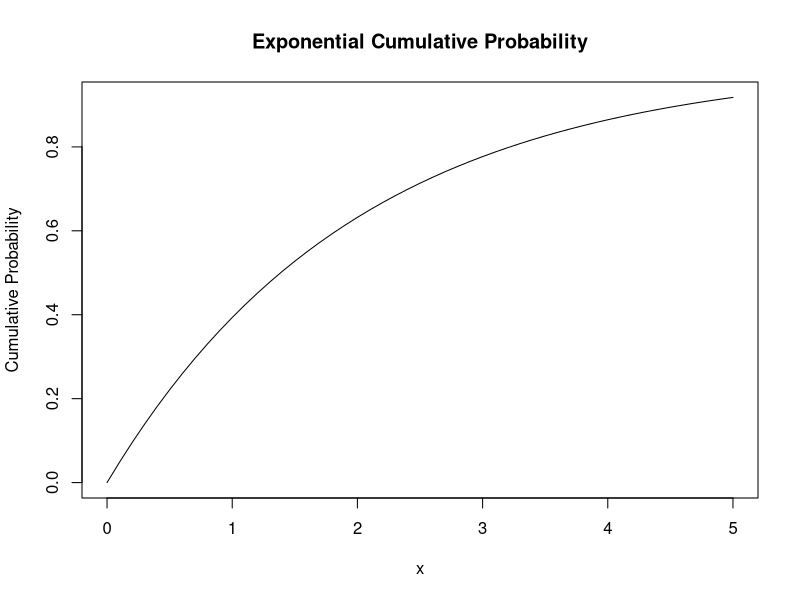

Recreate this plot in R.
# QUESTION-1
# print(punif(45,0,60,lower.tail=FALSE))
# print(punif(30,0,60)-punif(20,0,60))

# QUESTION-2
# lambda = 0.5
# x = 3
# print(dexp(x,lambda))

x_values <- seq(0, 5, by = 0.1)
# densities <- dexp(x_values, rate = lambda)
# plot(x_values, densities, type = "l", xlab = "x", ylab = "Density", main = "Exponential Probability Density")

# print(pexp(3, rate = lambda))

cumprob <- pexp(x_values, rate = 0.5)
plot(x_values, cumprob, type = "l", xlab = "x", ylab = "Cumulative Probability", main = "Exponential Cumulative Probability")

# data <- rexp(1000, rate = lambda)
# plot(density(data), main = "Exponential Density Estimate")

# QUESTION-3
alpha <- 2
beta <- 1/3
# c <- 1
# print(1 - pgamma(c, shape = alpha, rate = beta))

desired <- 0.70
print(qgamma(desired,shape=alpha,rate=beta))